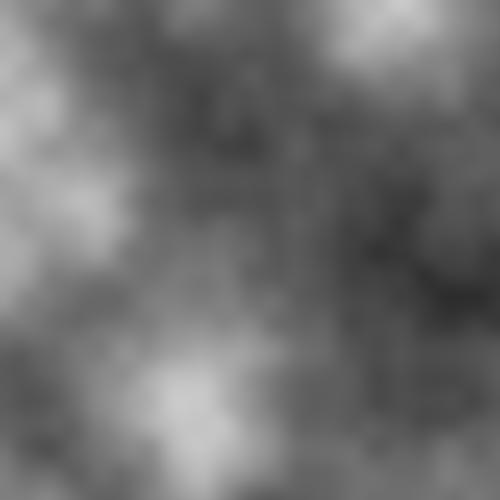
Frame 1 (no input)
Frame 60 (the mouse pressed at the canvas centre just before this capture): identical to frame 1, image omitted
Frame 120 (the mouse held since frame 60 and released just before this capture): identical to frame 1, image omitted

The Processing sketch that drew this single still picture (run headless with seeded random() and noise(); from frame 60 on, the mouse is pressed at the canvas centre):

// Processing sketch: procedural
// ── procedural.pde


float map[][];
int biomeMap[][];
boolean waterMap[][];
int heightMap[][];

int speed = 70;

int xPos = 0;
int yPos = 0;

enum Map {heightMap, waterMap, biomeMap};
Map shownMap = Map.heightMap;

float fluctuation = 0;

// generation parameters

float scale =               0.005f;

float ABYSS_THRESHOLD =     0.6f;
float OCEAN_THRESHOLD =     1.1f;
float SHORE_THRESHOLD =     0.05f;
float PLAINS_THRESHOLD =    0.4f;
float HILLS_THRESHOLD =     0.6f;
float MOUNTAINS_THRESHOLD = 1.1f;

float MAX_FLUCTUATION =     0f;

int WATER_THRESHOLD =       130;

int MAX_HEIGHT =            255;



String biomes[] = new String[]
{
  "Abyss",
  "Ocean",
  "Shore",
  "Plains",
  "Hills",
  "Mountains"
};


color waterMapColors[] = new color[]
{
  #1014DE, // blue
  #0AC621  // green
};

color biomeColors[] = new color[]
{
  #110155, // dark blue
  #1014DE, // blue
  #DADE10, // yellow
  #0AC621, // green
  #00520A, // dark green
  #3E2302  // brown
};





void draw()
{
  drawMap();
}


void setup()
{
  size(500, 500);
  map = new float[width][height];
  biomeMap = new int[width][height];
  waterMap = new boolean[width][height];
  heightMap = new int[width][height];
  
  noSmooth();
  frameRate(5);
  
  generateWorld();
}


void generateWorld()
{
  generateHeight();
  divideBiomes();
}


void divideBiomes()
{
   for (int x = 0; x != width; x++)
  {
    for (int y = 0; y != height; y++)
    {
      float value = noise((x + xPos) * scale, (y + yPos) * scale);
      int biome = 0;
      
      if (!waterMap[x][y])
      {
        value = map(value, 0f, ((float)WATER_THRESHOLD / MAX_HEIGHT), 0f, 1f);
        
        if (value < ABYSS_THRESHOLD)
          biome = 0; // abyss
        else if (value < OCEAN_THRESHOLD)
          biome = 1; // ocean
      }
      else
      {   
        value = map(value, ((float)WATER_THRESHOLD / MAX_HEIGHT), 1f, 0f, 1f);
        
        if (value < SHORE_THRESHOLD) 
          biome = 2; // shore
        else if (value < PLAINS_THRESHOLD)
          biome = 3; // plains
        else if (value < HILLS_THRESHOLD)
          biome = 4; // hills
        else if (value < MOUNTAINS_THRESHOLD)
          biome = 5; // mountains
      }
      
      biomeMap[x][y] = biome ;
    }
  }
}


void drawMap() 
{
  for (int x = 0; x != width; x++)
  {
    for (int y = 0; y != height; y++)
    {
      color col;
      switch (shownMap)
      {
        case heightMap:
          col = heightMap[x][y];
          break;
          
        case waterMap:
          if (heightMap[x][y] < WATER_THRESHOLD)
            col = waterMapColors[0];
          else
            col = waterMapColors[1];
          break;
          
        case biomeMap:
          col = biomeColors[biomeMap[x][y]];
          break;
         
        default:
          col = 0;
      }
      
      stroke(col);
      point(x, y);
    }
  }
}




void generateHeight()
{
  for (int x = 0; x != width; x++)
  {
    for (int y = 0; y != height; y++)
    {
      
      //float value = noise((x + xPos + fluctuation) * scale, (y + yPos + fluctuation) * scale);
      float value = noise((x + xPos) * scale, (y + yPos) * scale);
      
      int h = round(map(value, 0f, 1f, 0, MAX_HEIGHT));
      heightMap[x][y] = h;
      
      
      waterMap[x][y] = h > WATER_THRESHOLD;
      
      //fluctuation += random(-MAX_FLUCTUATION, MAX_FLUCTUATION);      
    }
  }
  
}

// ── input.pde



void keyPressed()
{
 switch (key)
 {
   case 'w':
     yPos -= speed;
     break;
   case 's':
     yPos += speed;
     break;
   case 'a':
     xPos -= speed;
     break;
   case 'd':
     xPos += speed;
     break;
   case 'h':
     shownMap = Map.heightMap;
     break;
   case 'j':
     shownMap = Map.waterMap;
     break;
   case 'b':
     shownMap = Map.biomeMap;
     
   default:
     return;
 }
 
 generateWorld();
}


void mouseClicked()
{
 if (mouseButton == LEFT)
 {
   switch (shownMap)
      {
        case waterMap:
          if (waterMap[mouseX][mouseY])
            println("Land: " + heightMap[mouseX][mouseY]);
          else
            println("Water: " + heightMap[mouseX][mouseY]);
          break;
        case heightMap:
          println("Height: " + heightMap[mouseX][mouseY]);
          break;
        case biomeMap:
          println("Biome: " + biomes[biomeMap[mouseX][mouseY]]);
          break;
      }
   
 }
}


void mouseWheel(MouseEvent event) 
{
  float value = event.getCount();
 
  switch (keyCode)
  {
    case SHIFT:
      scale += value * 0.0005;
      if (scale <= 0)
        scale = 0.0005;
      println("Scale: " + scale);
      break;
    
    default:
      switch (key)
      {
        case 'f':
          MAX_FLUCTUATION += value * 0.0001;
          if (MAX_FLUCTUATION < 0)
            MAX_FLUCTUATION = 0;
          println("Max fluctuation: " + MAX_FLUCTUATION);
          break;
        case 'm':
          WATER_THRESHOLD += round(value);
          println("Water threshold: " + WATER_THRESHOLD);
          break;
         
        default:
          return;
      }
    
  }
  
  generateWorld();
}
